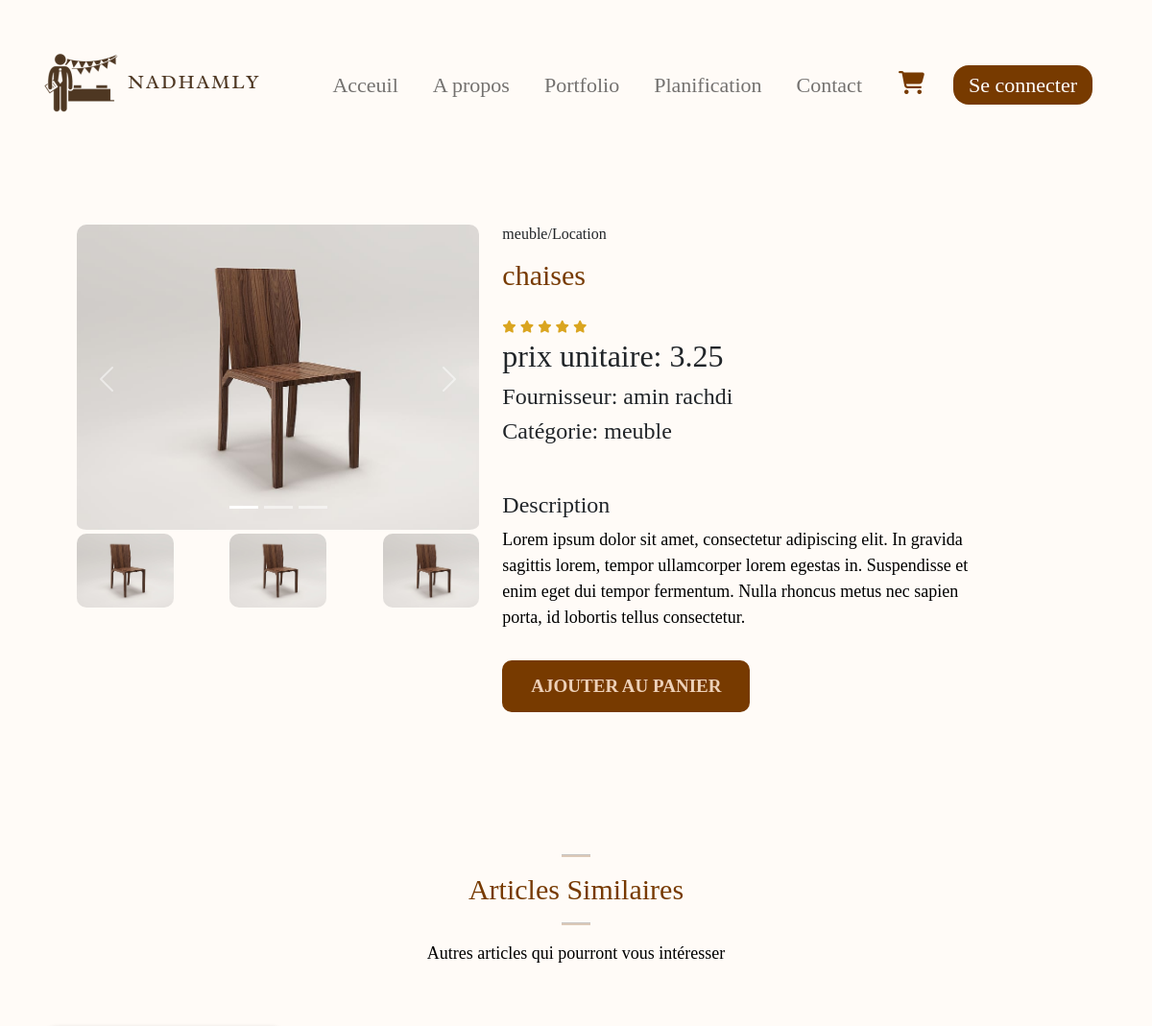
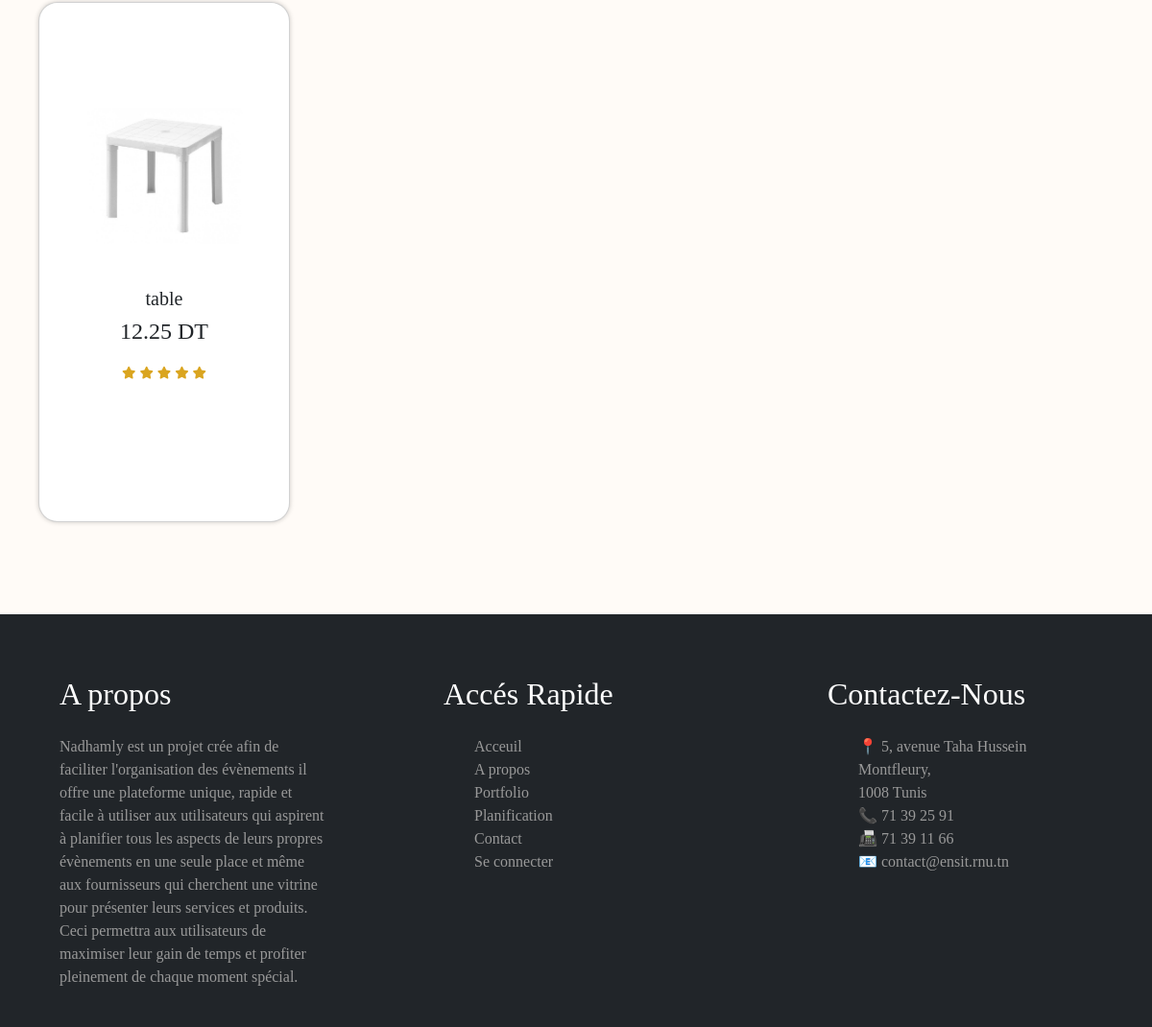
Page /test.php?id=662cd489c27ba on the committed database (2 pictures, top to bottom).
### tables this page shows
CREATE TABLE `articles` (
  `id` varchar(15) NOT NULL,
  `libelle` varchar(30) NOT NULL,
  `description` varchar(300) NOT NULL,
  `nombre` int(11) NOT NULL,
  `prix` float NOT NULL,
  `image1` varchar(100) DEFAULT 'images/default/image_default.png',
  `image2` varchar(100) DEFAULT 'images/default/image_default.png',
  `image3` varchar(100) DEFAULT 'images/default/image_default.png',
  `categorie` varchar(20) NOT NULL,
  `dispo` int(11) NOT NULL DEFAULT 1,
  `motif` varchar(9) NOT NULL,
  `id_frs` int(11) NOT NULL
);

CREATE TABLE `utilisateur` (
  `id_user` int(11) NOT NULL,
  `id_panier` int(11) NOT NULL,
  `nom` char(20) NOT NULL,
  `prenom` char(20) NOT NULL,
  `mail` varchar(80) NOT NULL,
  `tel` int(11) NOT NULL,
  `bio` char(255) NOT NULL,
  `role` char(5) NOT NULL DEFAULT 'user',
  `username` varchar(100) NOT NULL,
  `mot_de_passe` varchar(100) NOT NULL,
  `pdp` varchar(100) DEFAULT 'images/default/image_default.png'
);

### test.php (the view, shortened to what this page needs)
<?php
require 'config.php';
if(isset($_SESSION["pdp"])) {
  $pdp = $_SESSION["pdp"] ; } else { $pdp = null;}
$id_user=$_SESSION["id_user"];
$id_article=$_GET['id'];
$sql = "SELECT * FROM `articles` WHERE id = '$id_article'";
$res = mysqli_query($conn, $sql);
$article = $res->fetch_assoc();
$sql2 = "SELECT * FROM `articles` WHERE categorie = '{$article['categorie']}' AND id != '$id_article' AND id_frs != '$id_user' LIMIT 4";
$qlq_articles=$conn->query($sql2);
$sqlf = "SELECT * FROM `utilisateur` WHERE id_user = '{$article['id_frs']}'";
$resf=mysqli_query($conn, $sqlf);
$fournisseur = $resf->fetch_assoc();
?>
<!DOCTYPE html>
<html lang="en">
<head>
  <link href="https://cdn.jsdelivr.net/npm/bootstrap@5.2.1/dist/css/bootstrap.min.css" rel="stylesheet"
>
  <link rel="stylesheet" href="https://pro.fontawesome.com/releases/v5.10.0/css/all.css"
>
  <link rel="stylesheet" href="css/index.css" type="text/css">
  <link rel="stylesheet" href="css/details-art.css" type="text/css">
  <link rel="stylesheet" href="css/dropdown.css" type="text/css">
</head>
<body>
    <nav class="navbar navbar-expand-lg bg-transparent">
    <div class="container-fluid">
      <a class="navbar-brand" href="index.html"><img src="images/logo.png" alt="logo Nadhamly"></a>
      <div class="sidebar offcanvas offcanvas-start" tabindex="-1" id="offcanvasNavbar" aria-labelledby="offcanvasNavbarLabel">
        <div class="offcanvas-body">
          <ul class="navbar-nav justify-content-end align-items-center flex-grow-1 pe-3">
            <li class="nav-item">
              <a class="nav-link  fontradley bold" aria-current="page" href="index.php">Acceuil</a>
            </li>
            <li class="nav-item">
              <a class="nav-link  fontradley bold" href="Apropos.php">A propos</a>
            </li>
            <li class="nav-item">
              <a class="nav-link  fontradley bold" href="portfolio.php">Portfolio</a>
            </li>
            <li class="nav-item fontradley">
              <a class="nav-link  bold" href="planification.php">Planification</a>
            </li>
            <li class="nav-item">
              <a class="nav-link fontradley  bold" href="contact.php">Contact</a>
            </li>
            <li class="nav-item">
              <a href="panier.php" class="cart-link">
                <i class="fa-solid fa-cart-shopping icon-style"></i>
              </a>
            </li>
            <li class="nav-item">
              <?php if (isset($_SESSION["utilisateur"])) { ?>
                <div class="profile-dropdown">
                  <div onclick="toggle()" class="profile-img" id="image-container">
                    <?php if (!empty($pdp)) { ?>
                      <img src="<?php echo $pdp; ?>" style="border-radius: 50%; overflow: hidden; width: 55px; height: 55px; object-fit: cover;" id="profile-image">
                    <?php } else { ?>
                      <img src="images/defaultpdp.jpg" alt="Default Profile Picture" style="border-radius: 50%; overflow: hidden; width: 75px; height: 75px; object-fit: cover;" id="profile-image">
                    <?php } ?>
                  </div>
                  <ul class="profile-dropdown-list" style="list-style-type: none;padding:0;z-index:30;">
                    <li class="profile-dropdown-list-item">
                      <a href="profile.php">
                        <i class="fa-regular fa-user"></i>
                        <?php $username = $_SESSION["utilisateur"];
                        echo $username;
                        ?>
                      </a>
                    </li>
                    <li class="profile-dropdown-list-item">
                      <a href="#">
                        <i class="fa-regular fa-envelope"></i>
                        Inbox
                      </a>
                    </li>
                    <li class="profile-dropdown-list-item">
                      <a href="#">
                        <i class="fa-solid fa-chart-line"></i>
                        statistiques
                      </a>
                    </li>
                    <li class="profile-dropdown-list-item">
                      <a href="modifier-profile.php">
                        <i class="fa-solid fa-sliders"></i>
                        parametres
                      </a>
                    </li>
                    <li class="profile-dropdown-list-item">
                      <a href="#">
                        <i class="fa-regular fa-circle-question"></i>
                        Aide et contact
                      </a>
                    </li>
                    <li class="profile-dropdown-list-item">
                      <a href="#">
                        <i class="fa-solid fa-arrow-right-from-bracket"></i>
                        <?php if (isset($_SESSION["utilisateur"])) { ?>
                          <form method="post">
                            <button type="submit" name="logout" class="btn btn-link text-black fontradley button-reset">Déconnexion</button>
                          </form>
                        <?php } else { ?>
                          <a class="nav-link text-white px-3 py-1 rounded-4 fontradley navbtn" href="login.php">Se connecter</a>
                        <?php } ?>
                      </a>
                    </li>
                  </ul>
                </div>
              <?php } else { ?>
                <a class="nav-link text-white px-3 py-1 rounded-4 fontradley navbtn" href="login.php">Se connecter</a>
              <?php } ?>
            </li>
          </ul>
        </div>
      </div>
    </div>
  </nav>
  <section class="container sproduct">
    <div class="row mt-5">
      <div class="col-lg-5 col-md-12 col-12">
<div id="carouselExampleIndicators" class="carousel slide">
  <div class="carousel-indicators">
    <?php for ($i = 1; $i <= 3; $i++) { ?>
      <button type="button" data-bs-target="#carouselExampleIndicators" data-bs-slide-to="<?php echo $i - 1; ?>" <?php echo ($i == 1) ? 'class="active"' : ''; ?> aria-label="Slide <?php echo $i; ?>"></button>
    <?php } ?>
  </div>
  <div class="carousel-inner">
    <?php for ($i = 1; $i <= 3; $i++) { ?>
      <div class="carousel-item <?php echo ($i == 1) ? 'active' : ''; ?>">
        <img class="img-fluid w-100 pb-1 big-img" src="images/upload/articles/<?php echo $article['image'.$i]; ?>" alt="placeholder">
      </div>
    <?php } ?>
  </div>
  <button class="carousel-control-prev" type="button" da  ta-bs-target="#carouselExampleIndicators" data-bs-slide="prev">
    <span class="carousel-control-prev-icon" aria-hidden="true"></span>
  </button>
  <button class="carousel-control-next" type="button" data-bs-target="#carouselExampleIndicators" data-bs-slide="next">
    <span class="carousel-control-next-icon" aria-hidden="true"></span>
  </button>
</div>
<div class="small-img-group d-flex justify-content-between">
    <?php
    for ($i = 1; $i <= 3; $i++) {
        $imageFieldName = 'image'.$i;
        $imagePath = $article[$imageFieldName];
        if (!empty($imagePath)) {
            ?>
            <div class="small-img-col">
                <img src="images/upload/articles/<?php echo $imagePath; ?>" width="100%" class="small-img" alt="placeholder" id="small-img-<?php echo $i; ?>">
            </div>
            <?php
        }
    }
    ?>
</div>
      </div>
      <div class="col-lg-6 col-md-12 col-12">
        <h6><?php echo $article['categorie']."/".$article['motif'];?></h6>
        <h3 class="py-2"><?php echo $article['libelle'];?></h3>
        <div class="star ">
          <i class="fas fa-star"></i>
          <i class="fas fa-star"></i>
          <i class="fas fa-star"></i>
          <i class="fas fa-star"></i>
          <i class="fas fa-star"></i>
        </div>
        <h2>prix unitaire: <?php echo $article['prix'];?></h2>
        <h4><?php echo"Fournisseur: ".$fournisseur['nom']." ".$fournisseur['prenom'];?></h4>
        <h4><?php echo"Catégorie: ". $article['categorie'];?></h4>
        <h4 class="mt-5 ">Description</h4>
        <p><?php echo $article['description'];?>
        </p>
        <form action="add_to_cart.php" method="post">
            <button type="submit" class="buy-btn"><i class="ri-shopping-cart-fill"></i>Ajouter au panier</button>
        </form>
      </div>
    </div>
  </section>
  <section id="featured" class="my-5 pb-5">
    <div class="container text-center mt-5 pb-5">
      <hr class="mx-auto">
      <h3>Articles Similaires</h3>
      <hr class="mx-auto">
      <p>Autres articles qui pourront vous intéresser</p>
    </div>
    <div class="row mx-auto container-fluid">
    <?php
while ($row=mysqli_fetch_assoc($qlq_articles)) {
?>
      <div class="product text-center col-lg-3 col-md-4 col-12">
        <div class="card">
          <img class="card-img-top" src="images/upload/articles/<?php echo $row['image1']; ?>" alt="">
          <div class="card-body">
            <h5 class="card-title"><?php echo $row['libelle']; ?></h5>
            <h4 class="card-text"><?php echo $row['prix']; ?> DT</h4>
            <div class="star my-2">
              <i class="fas fa-star"></i>
              <i class="fas fa-star"></i>
              <i class="fas fa-star"></i>
              <i class="fas fa-star"></i>
              <i class="fas fa-star"></i>
            </div>
            <a href="<?php if ($row['nombre'] == 1 && $row['motif'] == 'Vente') {
    echo 'details_art_vente_1.php?id=' . $row['id'];
} elseif ($row['nombre'] > 1 && $row['motif'] == 'Vente') {
    echo 'details_art_vente.php?id=' . $row['id'];
} elseif ($row['nombre'] == 1 && $row['motif'] == 'Location') {
    echo 'details_art_location_1.php?id=' . $row['id'];
} else {
    echo 'details_art_location.php?id=' . $row['id'];
} ?>" style="text-decoration:none;">
</a>
          </div>
        </div>
      </div>
<?php }?>
    </div>
  </section>
  <footer class="bg-dark pt-5 pb-4">
    <div class="container-fluid">
        <div class="row  text-white">
            <div class="col-md-3 col-lg-3 col-sm-1 mx-auto mt-3"><h2 style="font-family:'Times New Roman', Times, serif;font-weight: 500;">A propos</h2></div>
            <div class="col-md-3 col-lg-3 col-sm-1 mx-auto mt-3"><h2 style="font-family: 'Times New Roman', Times, serif;font-weight: 500;">Accés Rapide</h2></div>
            <div class="col-md-3 col-lg-3 col-sm-1 mx-auto mt-3"><h2 style="font-family: 'Times New Roman', Times, serif;font-weight: 500;">Contactez-Nous</h2></div>
        </div>
        <div class="row greytext">
            <div class="col-md-3 col-lg-3 col-sm-1 mx-auto mt-3"><p style="font-family:'Times New Roman', Times, serif;"> Nadhamly est un projet crée afin de faciliter l'organisation des évènements il offre une plateforme unique, rapide et facile à utiliser aux utilisateurs qui aspirent à planifier tous les aspects de leurs propres évènements en une seule place et même aux fournisseurs qui cherchent une vitrine pour présenter leurs services et produits. Ceci permettra aux utilisateurs de maximiser leur gain de temps et profiter pleinement de chaque moment spécial.
            </p></div>
            <div class="col-md-3 col-lg-3 col-sm-1 mx-auto mt-3">   <ul>
                <li><a href="index.html">Acceuil</a></li>
                <li><a href="#">A propos</a></li>
                <li><a href="portfolio.html">Portfolio</a></li>
                <li><a href="planification.html">Planification</a></li>
                <li><a href="contact.html">Contact</a></li>
                <li><a href="login.html">Se connecter</a></li>
            </ul></div>
            <div class="col-md-3 col-lg-3 col-sm-1 mx-auto mt-3">
                <ul class="coordonnées">
                    <li align="left">&#128205; <a href="https://maps.app.goo.gl/zLKkJNBrgjAyrBT1A">5, avenue Taha Hussein Montfleury,<br/>  1008 Tunis</a></li>
                    <li align="left">&#128222; <a href="tel:216 71 39 25 91">71 39 25 91</a></li>
                    <li align="left">&#128224; <a href="tel:216 71 39 11 66"> 71 39 11 66</a></li>
                    <li align="left">&#128231; <a href="mailto:contact@ensit.rnu.tn">contact@ensit.rnu.tn</a></li>
                </ul>
            </div>
        </div>
    </div>
  </footer>
</body>
</html>

### css/index.css (style rules this page uses)
:root { --bg-color:#fffbf7; --text-noir:black; --text-bleu:blue; --text-marron:#773a00; --marron-int:#351a02; --marron-clair:#ffe8d4dd; --footer-color:#999; --bronze:#977b3f; --white:#fff }
body { font-family: "Radley"; background-color: var(--bg-color); }
.fontradley { font-family: 'Radley'; }
.bold { font-weight: 500; }
.nav-link { font-size: 22px; margin-left: 10px; margin-right: 10px; }
.navbar-nav .nav-link { transition: all .50s ease; }
.navbar { padding-left: 2%; padding-right: 2%; }
.offcanvas-body { align-items: center; justify-content: center; }
.navbtn { background-color: var(--text-marron); cursor: pointer; transition: all 0.3s ease 0s; }
.greytext { color: var(--footer-color); }
footer a { color: var(--footer-color); text-decoration: none; transition: color 0.5s ease; }
footer li { list-style: none; }
.container { width:90%; margin: 0 auto; padding: 10px 20px; }
@media screen and (min-width:768px) { section { padding: 1em 9em; } }
@media screen and (min-width:992px) { section { padding: 1em; } }
@media screen and (min-width:992px) { .card { padding: 5em 1em; width: 100%; } }
hr { background: var(--text-marron); background-color: var(--text-marron); width:30px; height: 3px; }
button { font-size: 0.8rem; font-weight: 700; outline: none; border:none; background-color: #1d1d1d; color:aliceblue; padding: 13px 30px; cursor: pointer; text-transform: uppercase; transition: 0.3s ease; }
.star i { font-size: 0.8rem; color: goldenrod !important; }

### css/details-art.css (style rules this page uses)
:root { --bg-color:#fffbf7; --text-noir:black; --text-bleu:blue; --text-marron:#773a00; --marron-int:#351a02; --marron-clair:#ffe8d4dd; --footer-color:#999; --bronze:#977b3f; --white:#fff }
.small-img-group { display:flex; justify-content:space-between; }
.small-img-col { flex-basis:24%; cursor:pointer; }
.sproduct h3 { font-size: 30px; margin-bottom: 15px; color: var(--text-marron); }
.sproduct img { max-width: 100%; height: auto; display: block; transition:0.5 ease; border-radius: 10px; }
.container h3 { font-size: 30px; color: var(--text-marron); }
.container p { font-size: 18px; line-height: 1.5; color: var(--text-noir); }
.product img { width: 100%; height: auto; }
.buy-btn { display: inline-block; color: var(--marron-clair); font-size: 19px; background-color: var(--text-marron); text-decoration: none; border-radius: 10px; margin-top: 15px; transition: .3s ease; cursor: pointer; opacity: 1; transition: 0.3s all; }
.card { border-radius: 20px; overflow: hidden; box-shadow: 0px 0px 5px rgba(0, 0, 0, 0.2); }
.card a { text-decoration: none; color: inherit; font-size: 1.4em; }

### css/dropdown.css (style rules this page uses)
:root { --primary: #eeeeee; --secondary: #773a00; --secondary-light: #ffefe0; --secondary-light-2: rgb(127, 183, 126, 0.1); --white: #fff; --black: #393e46; --shadow: 0px 2px 8px 0px var(--secondary-light); }

### test.php (style rules this page uses)
.product { display: flex; align-items: stretch; }
.product .card { width: 100%; }
.card .card-img-top { height: 200px; object-fit: cover; }
.card-body { display: flex; flex-direction: column; justify-content: flex-end; height: 100%; }
.fa-cart-shopping { font-size: 24px; color: var(--text-marron); margin-left: 10px; margin-right: 10px; padding-left: 10px; padding-right: 10px; }

### rows in the picture
articles: image1 (picture), image2 (picture), image3 (picture), categorie "meuble", motif "Location", libelle "chaises", prix "3.25", description "Lorem ipsum dolor sit amet, consectetur adipiscing elit. In gravida sagittis lorem, tempor ullamcorper lorem egestas in. Suspendisse et enim eget dui tempor fermentum. Nulla rhoncus metus nec sapien porta, id lobortis tellus consectetur."
utilisateur: nom "amin", prenom "rachdi"
articles: image1 (picture), libelle "table", prix "12.25"
